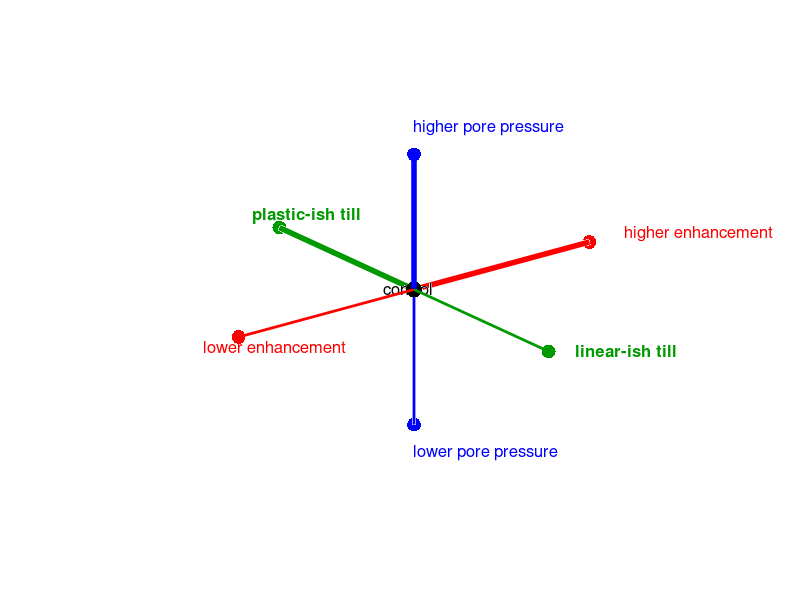
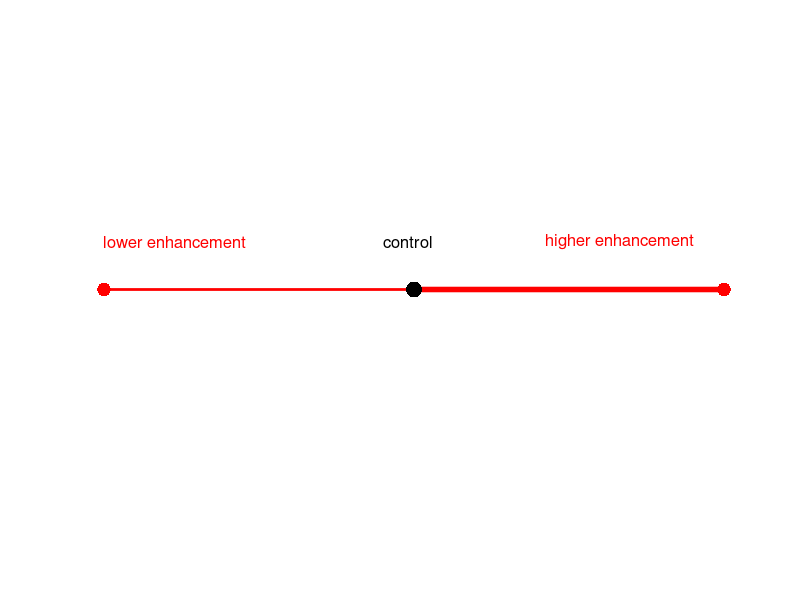
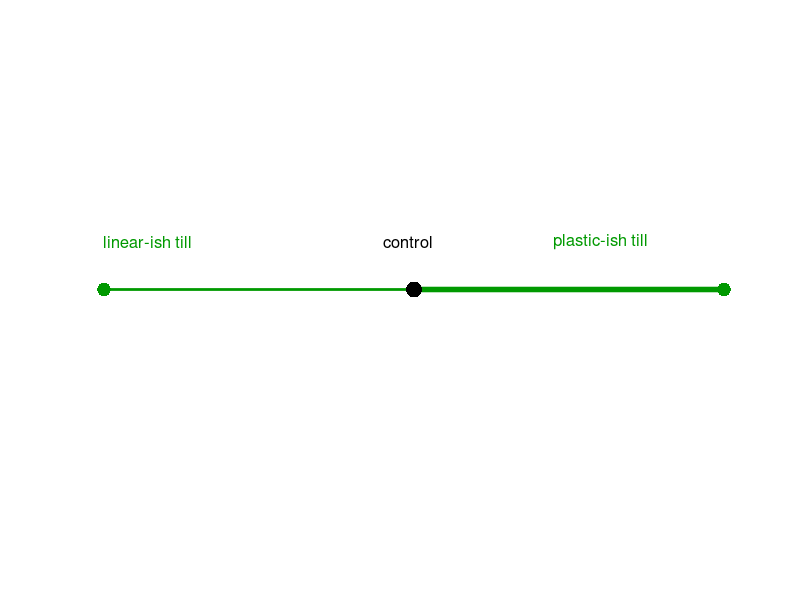
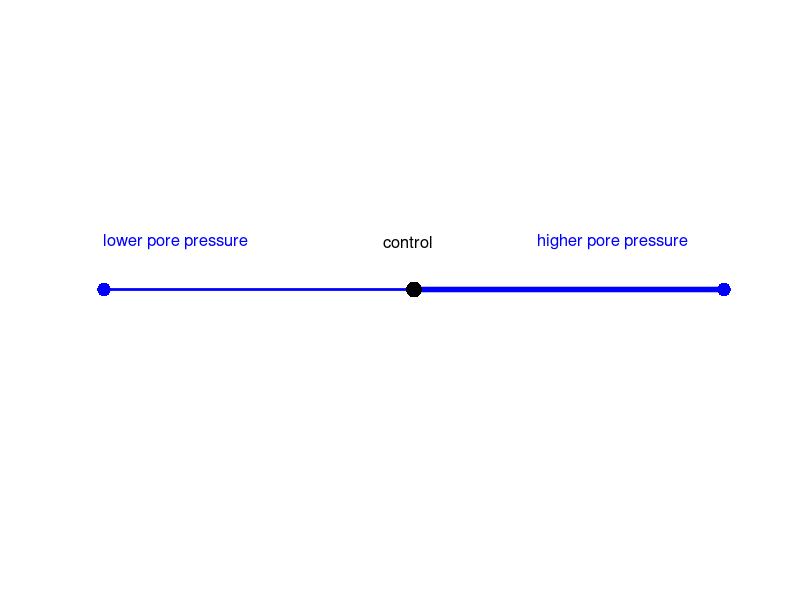

Recreate these plots in MATLAB, in order.
% runs in Matlab *not* octave
% some rotation and label shifts needed to get param_axes.png

figure(1)

plot3(0,0,0,'k.','markersize',35)
hold on
text(-0.1,0.1,0,'control','color','k','fontsize',12)

plot3([0 1],[0 0],[0 0],'r','linewidth',4.0)
plot3([0 -1],[0 0],[0 0],'r','linewidth',2.0)
plot3(1,0,0,'r.','markersize',30)
plot3(-1,0,0,'r.','markersize',30)
text(1.2,0,0,'higher enhancement','color','r','fontsize',12)
text(-1.2,0,0,'lower enhancement','color','r','fontsize',12)

plot3([0 0],[0 1],[0 0],'color',[0 0.6 0],'linewidth',4.0)
plot3([0 0],[0 -1],[0 0],'color',[0 0.6 0],'linewidth',2.0)
plot3(0,1,0,'.','markersize',30,'color',[0 0.6 0])
plot3(0,-1,0,'.','markersize',30,'color',[0 0.6 0])
text(0,1.2,0,'plastic-ish till','color',[0 0.6 0],'fontsize',12,'FontWeight','bold')
text(0,-1.2,0.1,'linear-ish till','color',[0 0.6 0],'fontsize',12,'FontWeight','bold')

plot3([0 0],[0 0],[0 1],'b','linewidth',4.0)
plot3([0 0],[0 0],[0 -1],'b','linewidth',2.0)
plot3(0,0,1,'b.','markersize',30)
plot3(0,0,-1,'b.','markersize',30)
text(0,0,1.2,'higher pore pressure','color','b','fontsize',12)
text(0,0,-1.2,'lower pore pressure','color','b','fontsize',12)

plot3(0,0,0,'k.','markersize',35)

hold off
axis off


% one axis at a time figures:
themecolor=[[1 0 0]
            [0 0.6 0]
            [0 0 1]];
endslabels= ...
     [{'  higher enhancement', 'lower enhancement  '} 
      {'    plastic-ish till', 'linear-ish till    '} 
      {'higher pore pressure', 'lower pore pressure'}];
for n=1:3
  figure(n+1)
  plot([0 1],[0 0],'color',themecolor(n,:),'linewidth',4.0)
  hold on
  plot([-1 0],[0 0],'color',themecolor(n,:),'linewidth',2.0)
  plot(1,0,'.','color',themecolor(n,:),'markersize',30)
  plot(-1,0,'.','color',themecolor(n,:),'markersize',30)
  text(0.4,0.2,endslabels(n,1),'color',themecolor(n,:),'fontsize',12)
  text(-1,0.2,endslabels(n,2),'color',themecolor(n,:),'fontsize',12)
  plot(0,0,'k.','markersize',35)
  text(-0.1,0.2,'control','color','k','fontsize',12)
  hold off
  axis off
end
